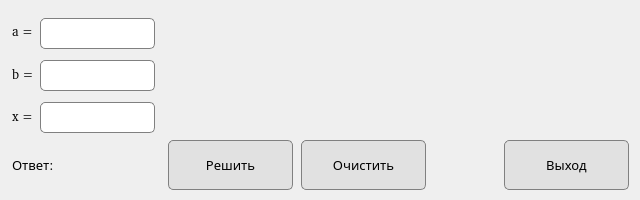
<?xml version="1.0" encoding="UTF-8"?>
<ui version="4.0">
    <class>Dialog</class>
    <widget class="QDialog" name="Dialog">
        <property name="geometry">
            <rect>
                <x>0</x>
                <y>0</y>
                <width>640</width>
                <height>200</height>
            </rect>
        </property>
        <property name="minimumSize">
            <size>
                <width>640</width>
                <height>200</height>
            </size>
        </property>
        <property name="maximumSize">
            <size>
                <width>640</width>
                <height>200</height>
            </size>
        </property>
        <property name="windowTitle">
            <string>Dialog</string>
        </property>
        <widget class="QLabel" name="label_x">
            <property name="geometry">
                <rect>
                    <x>12</x>
                    <y>106</y>
                    <width>21</width>
                    <height>20</height>
                </rect>
            </property>
            <property name="font">
                <font>
                    <family></family>
                    <pointsize>10</pointsize>
                </font>
            </property>
            <property name="text">
                <string>x =</string>
            </property>
        </widget>
        <widget class="QLineEdit" name="lineEdit_a">
            <property name="geometry">
                <rect>
                    <x>40</x>
                    <y>18</y>
                    <width>115</width>
                    <height>31</height>
                </rect>
            </property>
            <property name="font">
                <font>
                    <family></family>
                    <pointsize>10</pointsize>
                </font>
            </property>
            <property name="styleSheet">
                <string notr="true">border: 1px solid gray;
                    border-radius: 5px;
                </string>
            </property>
        </widget>
        <widget class="QLabel" name="label_b">
            <property name="geometry">
                <rect>
                    <x>12</x>
                    <y>64</y>
                    <width>21</width>
                    <height>20</height>
                </rect>
            </property>
            <property name="font">
                <font>
                    <family></family>
                    <pointsize>10</pointsize>
                </font>
            </property>
            <property name="text">
                <string>b =</string>
            </property>
        </widget>
        <widget class="QLineEdit" name="lineEdit_b">
            <property name="geometry">
                <rect>
                    <x>40</x>
                    <y>60</y>
                    <width>115</width>
                    <height>31</height>
                </rect>
            </property>
            <property name="font">
                <font>
                    <family></family>
                    <pointsize>10</pointsize>
                </font>
            </property>
            <property name="styleSheet">
                <string notr="true">border: 1px solid gray;
                    border-radius: 5px;
                </string>
            </property>
        </widget>
        <widget class="QPushButton" name="btn_solve">
            <property name="geometry">
                <rect>
                    <x>168</x>
                    <y>140</y>
                    <width>125</width>
                    <height>50</height>
                </rect>
            </property>
            <property name="font">
                <font>
                    <family></family>
                    <pointsize>10</pointsize>
                </font>
            </property>
            <property name="styleSheet">
                <string notr="true">border: 1px solid gray;
                    border-radius: 5px;
                    background: #e1e1e1;
                </string>
            </property>
            <property name="text">
                <string>Решить</string>
            </property>
        </widget>
        <widget class="QPushButton" name="btn_clear">
            <property name="geometry">
                <rect>
                    <x>301</x>
                    <y>140</y>
                    <width>125</width>
                    <height>50</height>
                </rect>
            </property>
            <property name="font">
                <font>
                    <family></family>
                    <pointsize>10</pointsize>
                </font>
            </property>
            <property name="styleSheet">
                <string notr="true">border: 1px solid gray;
                    border-radius: 5px;
                    background: #e1e1e1;
                </string>
            </property>
            <property name="text">
                <string>Очистить</string>
            </property>
        </widget>
        <widget class="QLabel" name="label_a">
            <property name="geometry">
                <rect>
                    <x>12</x>
                    <y>21</y>
                    <width>21</width>
                    <height>20</height>
                </rect>
            </property>
            <property name="font">
                <font>
                    <family></family>
                    <pointsize>10</pointsize>
                </font>
            </property>
            <property name="text">
                <string>a =</string>
            </property>
        </widget>
        <widget class="QLineEdit" name="lineEdit_x">
            <property name="geometry">
                <rect>
                    <x>40</x>
                    <y>102</y>
                    <width>115</width>
                    <height>31</height>
                </rect>
            </property>
            <property name="font">
                <font>
                    <family></family>
                    <pointsize>10</pointsize>
                </font>
            </property>
            <property name="styleSheet">
                <string notr="true">border: 1px solid gray;
                    border-radius: 5px;
                </string>
            </property>
        </widget>
        <widget class="QLabel" name="label_answer">
            <property name="geometry">
                <rect>
                    <x>12</x>
                    <y>157</y>
                    <width>148</width>
                    <height>16</height>
                </rect>
            </property>
            <property name="font">
                <font>
                    <family></family>
                    <pointsize>10</pointsize>
                </font>
            </property>
            <property name="text">
                <string>Ответ:</string>
            </property>
        </widget>
        <widget class="QLabel" name="label_img">
            <property name="geometry">
                <rect>
                    <x>170</x>
                    <y>9</y>
                    <width>471</width>
                    <height>121</height>
                </rect>
            </property>
            <property name="text">
                <string/>
            </property>
        </widget>
        <widget class="QPushButton" name="btn_exit">
            <property name="geometry">
                <rect>
                    <x>504</x>
                    <y>140</y>
                    <width>125</width>
                    <height>50</height>
                </rect>
            </property>
            <property name="font">
                <font>
                    <family></family>
                    <pointsize>10</pointsize>
                </font>
            </property>
            <property name="styleSheet">
                <string notr="true">border: 1px solid gray;
                    border-radius: 5px;
                    background: #e1e1e1;
                </string>
            </property>
            <property name="text">
                <string>Выход</string>
            </property>
        </widget>
    </widget>
    <resources/>
    <connections/>
</ui>
